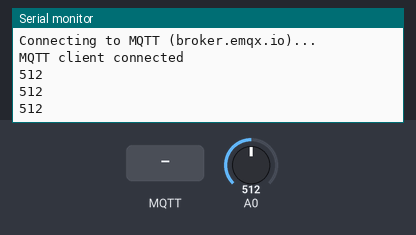
The sketch below on a simulated ESP8266 (NodeMCU). Shown: the last lines printed to the serial monitor. The test bench sets the inputs (shaded band); at power-on: A0 = 512. WiFi joins after 1.5 s; servers stay silent unless stated; no MQTT or app messages arrive unless stated.

Above: at 3.2 s.
3.3 s: MQTT message "1" arrives on the first subscribed topic
At 4.0 s:
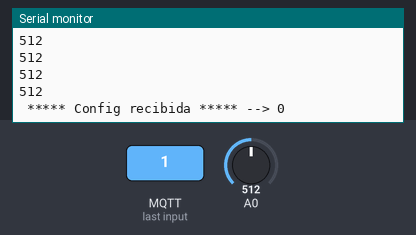
5.0 s: A0 set to 716
At 5.5 s:
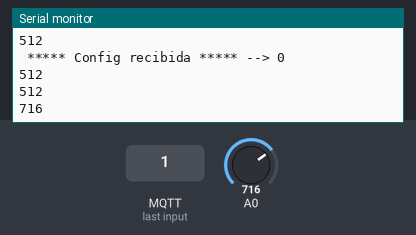
6.5 s: A0 set to 900
At 7.0 s:
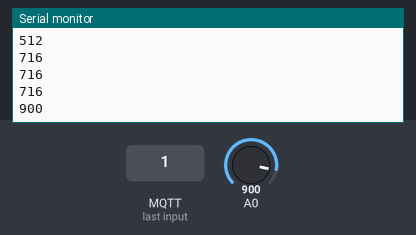
Timing chart, 0 to 9.5 s (numbered marks = the images above; inputs shaded):
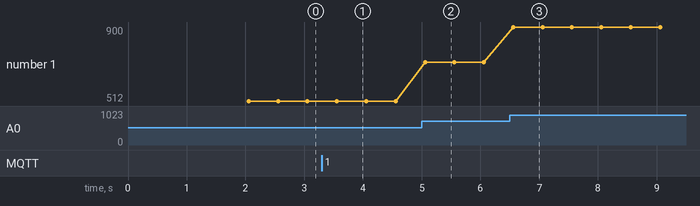

The sketch:

hardware.ino
```cpp
#include <ArduinoJson.h>

#include <ESP8266WiFi.h>
#include <PubSubClient.h>

const char *ssid = "wifi"; // red wifi 2.4GHZ
const char *password = "wifipassword.";

const char *mqttServer = "broker.emqx.io";
const int mqttPort = 1883;
const char *mqttUser = "username";
const char *mqttPassword = "password";
const char *mqttChannel = "devices";

#define DEVICE_ID "52331ed5-ffa4-4565-b181-62451fd02dd5"
#define SUB_CHANNEL DEVICE_ID
#define PUB_CHANNEL "/fire-detector"

int sendData = 0;
WiFiClient wifiClient;
PubSubClient mqttClient(wifiClient);

DynamicJsonDocument doc(1024);
char buffer[256];

void PubSubCallback(char *topic, byte *payload, unsigned int length)
{

  StaticJsonDocument<256> doc;
  // {ack : true}
  deserializeJson(doc, payload);
  const int statusProp = doc["ack"];

  Serial.print(" ***** Config recibida ***** --> ");
  Serial.println(statusProp);
}

void initWifiStation()
{
  Serial.println("Connectinf wifi");
  WiFi.mode(WIFI_AP_STA);
  WiFi.begin(ssid, password);
  Serial.print("\nConnecting to WiFi");
  while (WiFi.status() != WL_CONNECTED)
  {
    delay(1000);
    Serial.print(".");
  }
  Serial.println(String("\nConnected to the WiFi network (") + ssid + ")");
}

void initMQTTClient()
{

  mqttClient.setServer(mqttServer, mqttPort);
  mqttClient.setCallback(PubSubCallback);

  while (!mqttClient.connected())
  {
    Serial.println(String("Connecting to MQTT (") + mqttServer + ")...");
    if (mqttClient.connect(mqttChannel, mqttUser, mqttPassword))
    {
      Serial.println("MQTT client connected");
    }
    else
    {
      Serial.print("\nFailed with state ");
      Serial.println(mqttClient.state());

      if (WiFi.status() != WL_CONNECTED)
      {
        initWifiStation();
      }
      delay(2000);
    }
  }

  mqttClient.subscribe(SUB_CHANNEL);
}

void setup()
{

  Serial.begin(115200);
  initWifiStation();
  initMQTTClient();
}

void loop()
{
  Serial.println(analogRead(A0));
      mqttClient.loop();
  // si el read del sensor es mayor a 300 (0 - 1023)
  if (sendData == 0)
  {
    mqttClient.publish(PUB_CHANNEL, buffer);
    sendData = 1;
  }
  delay(500);
}
```

Measured:
- after the input at 3.3 s, the serial monitor: prints a new line after 0.26 s (image 1)
- after the input at 5.0 s, the serial monitor: prints a new line after 0.06 s (image 2)
- after the input at 6.5 s, the serial monitor: prints a new line after 0.06 s (image 3)
- plotted number 1: 512 → 716 after the input at 5.0 s, 716 → 900 after the input at 6.5 s
